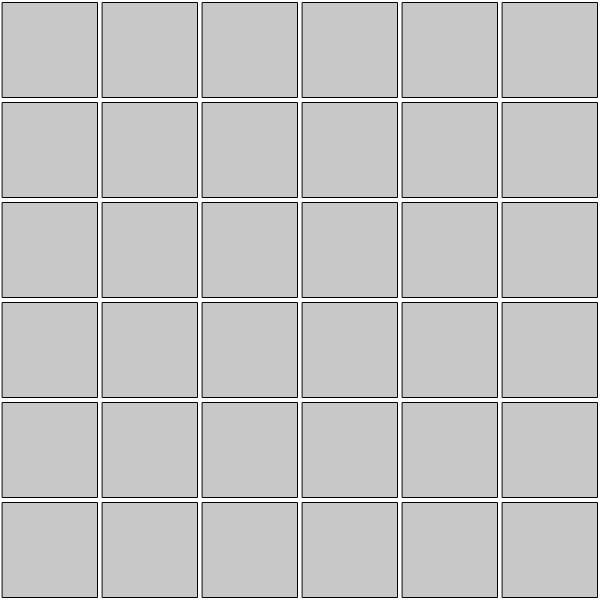
Frame 1 (no input)
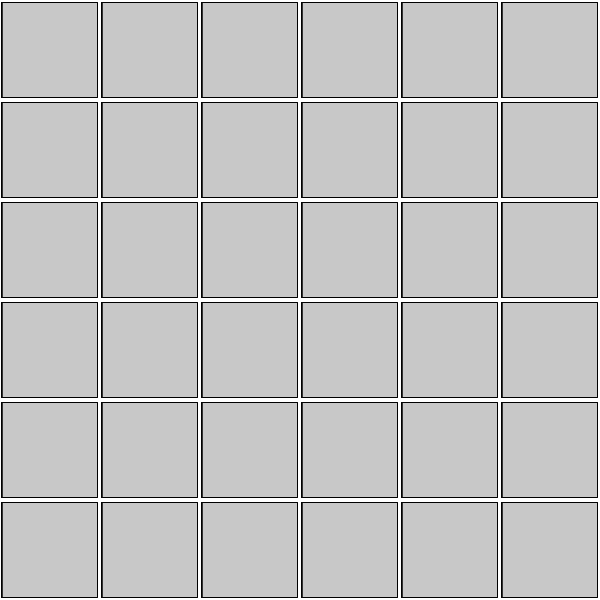
Frame 60 (no input)
Frame 120 (the mouse pressed at the canvas centre since frame 60): identical to frame 60, image omitted

The p5.js sketch that drew these frames (run headless with seeded random() and noise() and a simulated clock; from frame 60 on, the mouse is pressed at the canvas centre):

// p5.js sketch
// ── sketch.js
const dimension = 600;
const numTiles=6;
const lineLength=5;
const sizeT = dimension / numTiles;

var bPressed=false;
var rPressed=false;
var tiles = [];
var turn=true;
function setup() {
	createCanvas(dimension, dimension);
	for (var j = 0; j < numTiles; j++) {
		for (var i = 0; i < numTiles; i++) {
			tiles[j * numTiles + i] = new tile(i, j);
		}
	}
  console.log("Order's Turn");
}

function draw() {
	var i = -1;
	var j = -1;
  var unfilled=0;
	for (var k = 0; k <= numTiles; k++) {
		if (mouseX > k * dimension / numTiles) {
			i++;
		}
		if (mouseY > k * dimension / numTiles) {
			j++;
		}
	}
	if (i >= 0 && i < numTiles && j >= 0 && j < numTiles) {
		tiles[j * numTiles + i].create();
	}
  tiles.forEach((tile) => {
    tile.show();
    tile.check();
    if(tile.player==""){
      unfilled++;
    }
  });
  if(unfilled==0){
    console.log("Chaos Wins");
    noLoop();
  }
}

function rules(){
  console.log("There are two players, order and chaos, that take turns placing pieces.  Order is attempting to get "+lineLength+" pieces of the same type in a row.  Chaos is trying to stop that. The two types of pieces are red and blue and can be placed by pressing \"R\" and \"B\" with the cursor over the tile.  Both players can place either type of tile at any time.");
}

// ── tile.js
function tile(x, y) {
	this.x = x;
	this.y = y;
	this.index = y * numTiles + x;
	this.player = "";
	this.create = function() {
		if (this.player == "") {
			if (keyIsDown(82) != keyIsDown(66)) {
				if (keyIsDown(82) && !rPressed) { //R
					this.player = "R";
					rPressed = true;
          turn=!turn;
          if(turn){
            console.log("Order's Turn");
          }
          else{
            console.log("Chaos's Turn");
          }
				}
				else if (keyIsDown(66) && !bPressed) {
					this.player = "B";
					bPressed = true;
          turn=!turn;
          if(turn){
            console.log("Order's Turn");
          }
          else{
            console.log("Chaos's Turn");
          }
				}
			}
			if (!keyIsDown(82)) {
				rPressed = false;
			}
			if (!keyIsDown(66)) {
				bPressed = false;
			}
		}
	}
	this.show = function() {
		fill(200);
		rectMode(CENTER);
		rect((this.x + .5) * sizeT, (this.y + .5) * sizeT, sizeT * .95, sizeT * .95);
		if (this.player != "") {
			if (this.player == "R") {
				fill(255, 0, 0);
			} else {
				fill(0, 0, 255);
			}
			ellipseMode(CENTER);
			ellipse((this.x + .5) * sizeT, (this.y + .5) * sizeT, sizeT * .75, sizeT * .75);
		}
	}
	this.check = function() {
		var match = 0;
		var complete = false;
		if (this.index % numTiles <= numTiles - lineLength) { //check Horizontal
			for (var i = this.index % numTiles; i < numTiles; i++) {
				if (tiles[this.y * numTiles + i].player == this.player && this.player != "" && tiles[this.y * numTiles + i].y == this.y) {
					match++;
				} else {
					i = numTiles;
				}
			}
			if (match >= lineLength) {
				complete = true;
			}
		}
		match = 0;
		if (floor(this.index / numTiles) <= numTiles - lineLength) { //check vertical
			for (var i = floor(this.index / numTiles); i < numTiles; i++) {
				if (tiles[this.x + i * numTiles].player == this.player && this.player != "" && tiles[this.x + i * numTiles].x == this.x) {
					match++;
				} else {
					i = numTiles;
				}
			}
			if (match >= lineLength) {
				complete = true;
			}
		}

		match = 0;
		var current = this.index;
		while (current < numTiles * numTiles) { //check y=-x
			if (tiles[current].player == this.player && this.player != "" && tiles[current].x >= this.x) {
				match++;
			} else {
				current = numTiles * numTiles;
			}
			current += numTiles + 1;
		}
		if (match >= lineLength) {
			complete = true;
		}
		match = 0;
		current = this.index;
		while (current >= 0) { //y=x
			if (tiles[current].player == this.player && this.player != "" && tiles[current].x >= this.x) {
				match++;
			} else {
				current = 0;
			}
			current -= numTiles - 1;
		}
		if (match >= lineLength) {
			complete = true;
		}
		if (complete) {
			console.log("Order Wins");
			noLoop();
		}
	}
}
